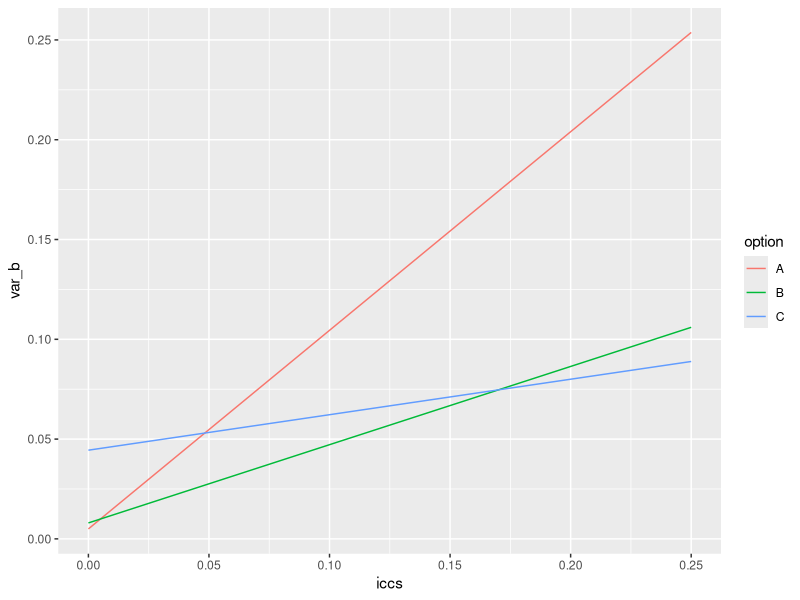
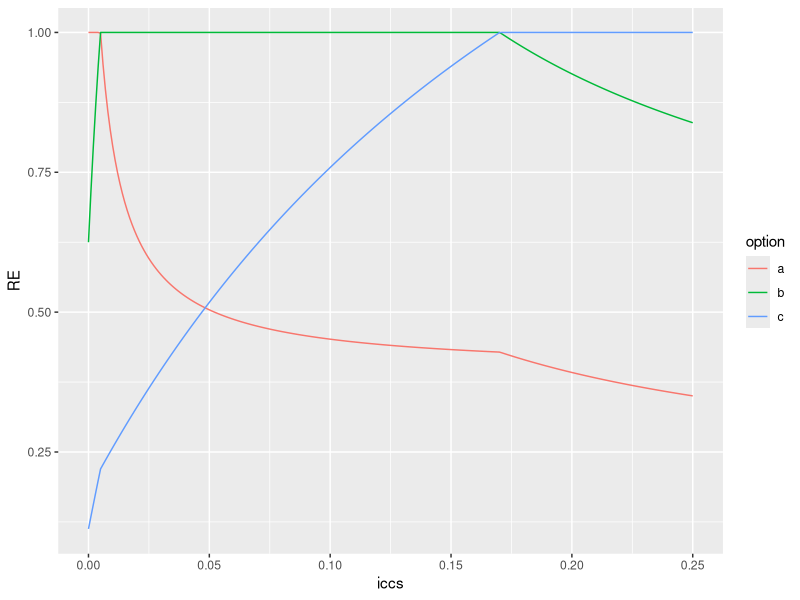

The R script that drew these images, in order:
## ---- chunk 1
# Load required packages
library(tidyverse)
## ---- chunk 2
estimate_var <- function(n = 10, k = 10, icc = .1, sigma2_y = 1){
  de <- (n-1)*icc + 1
  var_b <- de*(4*sigma2_y)/(n*k)
  return(var_b)
}

# Doubling clusters will always cut variance in half
estimate_var(n = 10, k = 10, icc = .1, sigma2_y = 1)
estimate_var(n = 10, k = 20, icc = .1, sigma2_y = 1)

# Doubling n has a weaker effect
estimate_var(n = 10, k = 10, icc = .1, sigma2_y = 1)
estimate_var(n = 20, k = 10, icc = .1, sigma2_y = 1)

# Doubling n has a very weak effect as it gets large and if ICC is high
estimate_var(n = 100, k = 10, icc = .01, sigma2_y = 1)
estimate_var(n = 200, k = 10, icc = .01, sigma2_y = 1)

estimate_var(n = 100, k = 10, icc = .3, sigma2_y = 1)
estimate_var(n = 200, k = 10, icc = .3, sigma2_y = 1)
.1214 / .1228
## ---- chunk 3
iccs <- seq(from = 0, to = .25, by = .001)
option <- rep(c("A", "B", "C"), times = length(iccs))
n <- rep(c(200, 50, 5), times = length(iccs))
k <- rep(c(4, 10, 18), times = length(iccs))
dat <- cbind.data.frame(option, n, k, iccs) %>% mutate(var_b = estimate_var(n = n, k = k, icc = iccs, sigma2_y = 1))
ggplot(data = dat) + geom_line(aes(x = iccs, y = var_b, group = option, color = option))
## ---- chunk 4
re_dat <- dat %>% select(-n, -k) %>% spread(option, var_b) %>%
  mutate(min = pmin(A, B, C)) %>%
  mutate(a = min / A) %>% 
  mutate(b = min / B) %>% 
  mutate(c = min / C) %>% 
  gather(key = option, value = RE, 6:8)
ggplot(data = re_dat) + geom_line(aes(x = iccs, y = RE, group = option, color = option))
## ---- chunk 5
sessionInfo()
